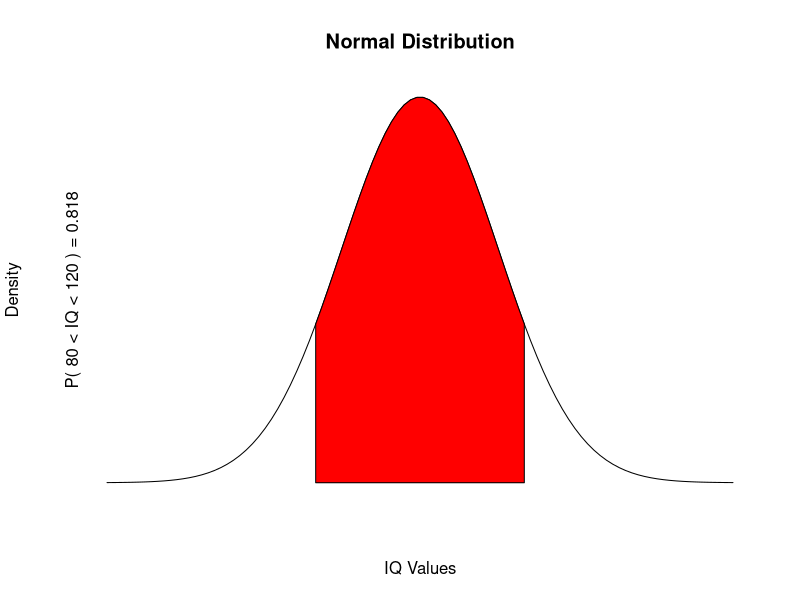
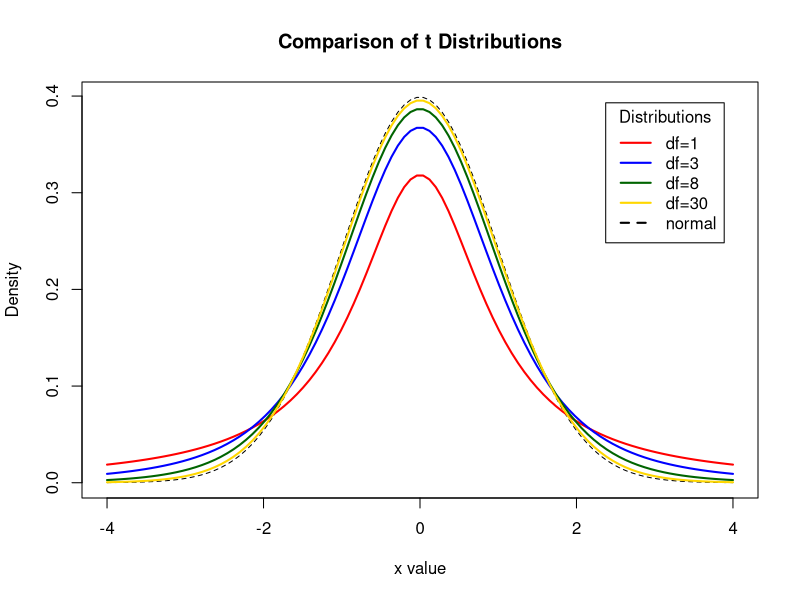

Write the R code that produced these figures, in order.
###############################################################
# Children's IQ scores are normally distributed with a
# mean of 100 and a standard deviation of 15. What
# proportion of children are expected to have an IQ between
# 80 and 120?


mean=100; sd=15
lb=80; ub=120

x <- seq(-4,4,length=100)*sd + mean
hx <- dnorm(x,mean,sd)

plot(x, hx, type="n", 
     xlab="IQ Values", 
     ylab="Density",
     main="Normal Distribution", 
     axes=FALSE
     )

i <- x >= lb & x <= ub
lines(x, hx)
polygon(c(lb,x[i],ub), c(0,hx[i],0), col="red")

area <- pnorm(ub, mean, sd) - pnorm(lb, mean, sd)
result <- paste("P(",lb,"< IQ <",ub,") =",
   signif(area, digits=3))
mtext(result,2) 

# Display the Student's t distributions with various
# degrees of freedom and compare to the normal distribution

x <- seq(-4, 4, length=100)
hx <- dnorm(x)

degf <- c(1, 3, 8, 30)
colors <- c("red", "blue", "darkgreen", "gold", "black")
labels <- c("df=1", "df=3", "df=8", "df=30", "normal")

plot(x, hx, type="l", lty=2, xlab="x value",
  ylab="Density", main="Comparison of t Distributions")

for (i in 1:4){
  lines(x, dt(x,degf[i]), lwd=2, col=colors[i])
}

legend("topright", inset=.05, title="Distributions",
  labels, lwd=2, lty=c(1, 1, 1, 1, 2), col=colors)
  
  